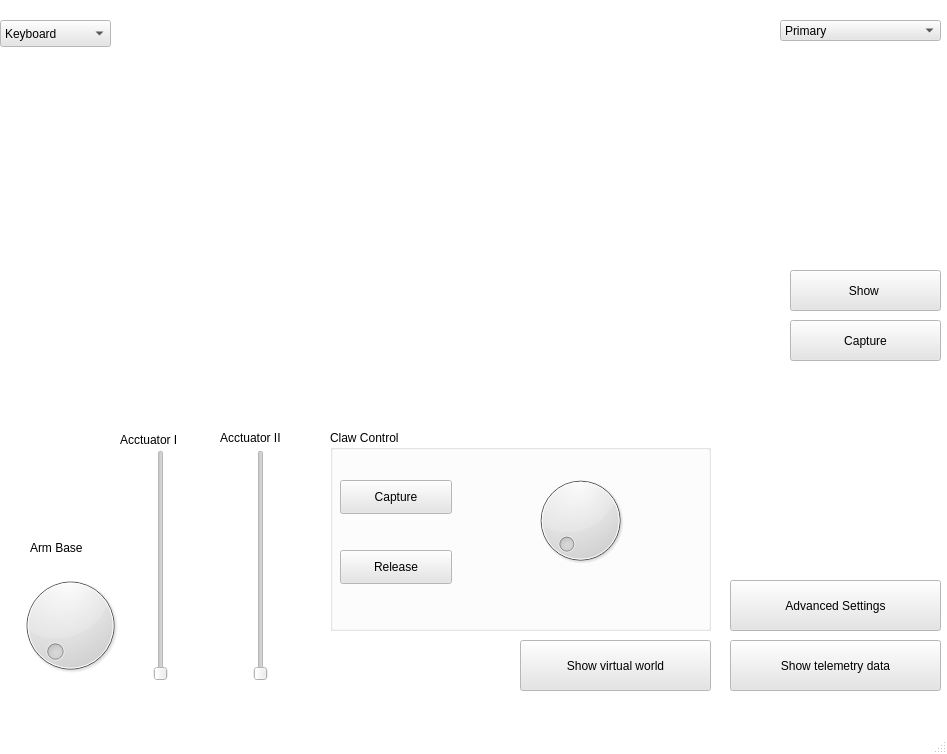
<?xml version="1.0" encoding="UTF-8"?>
<ui version="4.0">
 <class>MainWindow</class>
 <widget class="QMainWindow" name="MainWindow">
  <property name="geometry">
   <rect>
    <x>0</x>
    <y>0</y>
    <width>947</width>
    <height>754</height>
   </rect>
  </property>
  <property name="palette">
   <palette>
    <active>
     <colorrole role="Button">
      <brush brushstyle="SolidPattern">
       <color alpha="255">
        <red>229</red>
        <green>229</green>
        <blue>229</blue>
       </color>
      </brush>
     </colorrole>
     <colorrole role="Midlight">
      <brush brushstyle="SolidPattern">
       <color alpha="255">
        <red>229</red>
        <green>229</green>
        <blue>229</blue>
       </color>
      </brush>
     </colorrole>
     <colorrole role="Base">
      <brush brushstyle="SolidPattern">
       <color alpha="255">
        <red>255</red>
        <green>255</green>
        <blue>255</blue>
       </color>
      </brush>
     </colorrole>
     <colorrole role="Window">
      <brush brushstyle="SolidPattern">
       <color alpha="255">
        <red>255</red>
        <green>255</green>
        <blue>255</blue>
       </color>
      </brush>
     </colorrole>
    </active>
    <inactive>
     <colorrole role="Button">
      <brush brushstyle="SolidPattern">
       <color alpha="255">
        <red>229</red>
        <green>229</green>
        <blue>229</blue>
       </color>
      </brush>
     </colorrole>
     <colorrole role="Midlight">
      <brush brushstyle="SolidPattern">
       <color alpha="255">
        <red>229</red>
        <green>229</green>
        <blue>229</blue>
       </color>
      </brush>
     </colorrole>
     <colorrole role="Base">
      <brush brushstyle="SolidPattern">
       <color alpha="255">
        <red>255</red>
        <green>255</green>
        <blue>255</blue>
       </color>
      </brush>
     </colorrole>
     <colorrole role="Window">
      <brush brushstyle="SolidPattern">
       <color alpha="255">
        <red>255</red>
        <green>255</green>
        <blue>255</blue>
       </color>
      </brush>
     </colorrole>
    </inactive>
    <disabled>
     <colorrole role="Button">
      <brush brushstyle="SolidPattern">
       <color alpha="255">
        <red>229</red>
        <green>229</green>
        <blue>229</blue>
       </color>
      </brush>
     </colorrole>
     <colorrole role="Midlight">
      <brush brushstyle="SolidPattern">
       <color alpha="255">
        <red>229</red>
        <green>229</green>
        <blue>229</blue>
       </color>
      </brush>
     </colorrole>
     <colorrole role="Base">
      <brush brushstyle="SolidPattern">
       <color alpha="255">
        <red>255</red>
        <green>255</green>
        <blue>255</blue>
       </color>
      </brush>
     </colorrole>
     <colorrole role="Window">
      <brush brushstyle="SolidPattern">
       <color alpha="255">
        <red>255</red>
        <green>255</green>
        <blue>255</blue>
       </color>
      </brush>
     </colorrole>
    </disabled>
   </palette>
  </property>
  <property name="windowTitle">
   <string>MainWindow</string>
  </property>
  <widget class="QWidget" name="centralwidget">
   <widget class="QDial" name="dial">
    <property name="geometry">
     <rect>
      <x>0</x>
      <y>570</y>
      <width>141</width>
      <height>111</height>
     </rect>
    </property>
   </widget>
   <widget class="QSlider" name="accISlider">
    <property name="geometry">
     <rect>
      <x>140</x>
      <y>450</y>
      <width>41</width>
      <height>231</height>
     </rect>
    </property>
    <property name="maximum">
     <number>180</number>
    </property>
    <property name="singleStep">
     <number>5</number>
    </property>
    <property name="orientation">
     <enum>Qt::Vertical</enum>
    </property>
   </widget>
   <widget class="QSlider" name="accIISlider">
    <property name="geometry">
     <rect>
      <x>240</x>
      <y>450</y>
      <width>41</width>
      <height>231</height>
     </rect>
    </property>
    <property name="maximum">
     <number>180</number>
    </property>
    <property name="singleStep">
     <number>5</number>
    </property>
    <property name="orientation">
     <enum>Qt::Vertical</enum>
    </property>
   </widget>
   <widget class="QPushButton" name="telemetry_button">
    <property name="geometry">
     <rect>
      <x>730</x>
      <y>640</y>
      <width>211</width>
      <height>51</height>
     </rect>
    </property>
    <property name="text">
     <string>Show telemetry data</string>
    </property>
   </widget>
   <widget class="QPushButton" name="virtual_world_button">
    <property name="geometry">
     <rect>
      <x>520</x>
      <y>640</y>
      <width>191</width>
      <height>51</height>
     </rect>
    </property>
    <property name="text">
     <string>Show virtual world</string>
    </property>
   </widget>
   <widget class="QLabel" name="label">
    <property name="geometry">
     <rect>
      <x>120</x>
      <y>430</y>
      <width>91</width>
      <height>20</height>
     </rect>
    </property>
    <property name="text">
     <string>Acctuator I</string>
    </property>
   </widget>
   <widget class="QLabel" name="label_2">
    <property name="geometry">
     <rect>
      <x>220</x>
      <y>430</y>
      <width>91</width>
      <height>16</height>
     </rect>
    </property>
    <property name="text">
     <string>Acctuator II</string>
    </property>
   </widget>
   <widget class="QLabel" name="label_3">
    <property name="geometry">
     <rect>
      <x>30</x>
      <y>540</y>
      <width>91</width>
      <height>16</height>
     </rect>
    </property>
    <property name="text">
     <string>Arm Base</string>
    </property>
   </widget>
   <widget class="QComboBox" name="comboBox">
    <property name="geometry">
     <rect>
      <x>780</x>
      <y>20</y>
      <width>161</width>
      <height>21</height>
     </rect>
    </property>
    <item>
     <property name="text">
      <string>Primary</string>
     </property>
    </item>
    <item>
     <property name="text">
      <string>Secondary</string>
     </property>
    </item>
    <item>
     <property name="text">
      <string>Both</string>
     </property>
    </item>
    <item>
     <property name="text">
      <string>Still</string>
     </property>
    </item>
   </widget>
   <widget class="QLabel" name="controller_pic">
    <property name="geometry">
     <rect>
      <x>0</x>
      <y>60</y>
      <width>761</width>
      <height>351</height>
     </rect>
    </property>
    <property name="text">
     <string/>
    </property>
    <property name="pixmap">
     <pixmap resource="resources.qrc">:/control hardware/keyboard_latest.png</pixmap>
    </property>
    <property name="scaledContents">
     <bool>true</bool>
    </property>
   </widget>
   <widget class="QPushButton" name="settings_button">
    <property name="geometry">
     <rect>
      <x>730</x>
      <y>580</y>
      <width>211</width>
      <height>51</height>
     </rect>
    </property>
    <property name="text">
     <string>Advanced Settings</string>
    </property>
   </widget>
   <widget class="QComboBox" name="control_dropbox">
    <property name="geometry">
     <rect>
      <x>0</x>
      <y>20</y>
      <width>111</width>
      <height>27</height>
     </rect>
    </property>
    <item>
     <property name="text">
      <string>Keyboard</string>
     </property>
    </item>
    <item>
     <property name="text">
      <string>Controller</string>
     </property>
    </item>
   </widget>
   <widget class="QPushButton" name="capture_button">
    <property name="geometry">
     <rect>
      <x>790</x>
      <y>320</y>
      <width>151</width>
      <height>41</height>
     </rect>
    </property>
    <property name="text">
     <string>Capture</string>
    </property>
   </widget>
   <widget class="QPushButton" name="video_button">
    <property name="geometry">
     <rect>
      <x>790</x>
      <y>270</y>
      <width>151</width>
      <height>41</height>
     </rect>
    </property>
    <property name="text">
     <string>Show </string>
    </property>
   </widget>
   <widget class="QGroupBox" name="groupBox">
    <property name="geometry">
     <rect>
      <x>330</x>
      <y>430</y>
      <width>381</width>
      <height>201</height>
     </rect>
    </property>
    <property name="title">
     <string>Claw Control</string>
    </property>
    <widget class="QPushButton" name="pushButton">
     <property name="geometry">
      <rect>
       <x>10</x>
       <y>50</y>
       <width>112</width>
       <height>34</height>
      </rect>
     </property>
     <property name="text">
      <string>Capture</string>
     </property>
    </widget>
    <widget class="QPushButton" name="pushButton_2">
     <property name="geometry">
      <rect>
       <x>10</x>
       <y>120</y>
       <width>112</width>
       <height>34</height>
      </rect>
     </property>
     <property name="text">
      <string>Release</string>
     </property>
    </widget>
    <widget class="QDial" name="dial_2">
     <property name="geometry">
      <rect>
       <x>190</x>
       <y>40</y>
       <width>121</width>
       <height>101</height>
      </rect>
     </property>
    </widget>
   </widget>
  </widget>
  <widget class="QMenuBar" name="menubar">
   <property name="geometry">
    <rect>
     <x>0</x>
     <y>0</y>
     <width>947</width>
     <height>31</height>
    </rect>
   </property>
  </widget>
  <widget class="QStatusBar" name="statusbar"/>
 </widget>
 <resources>
  <include location="resources.qrc"/>
 </resources>
 <connections/>
</ui>
